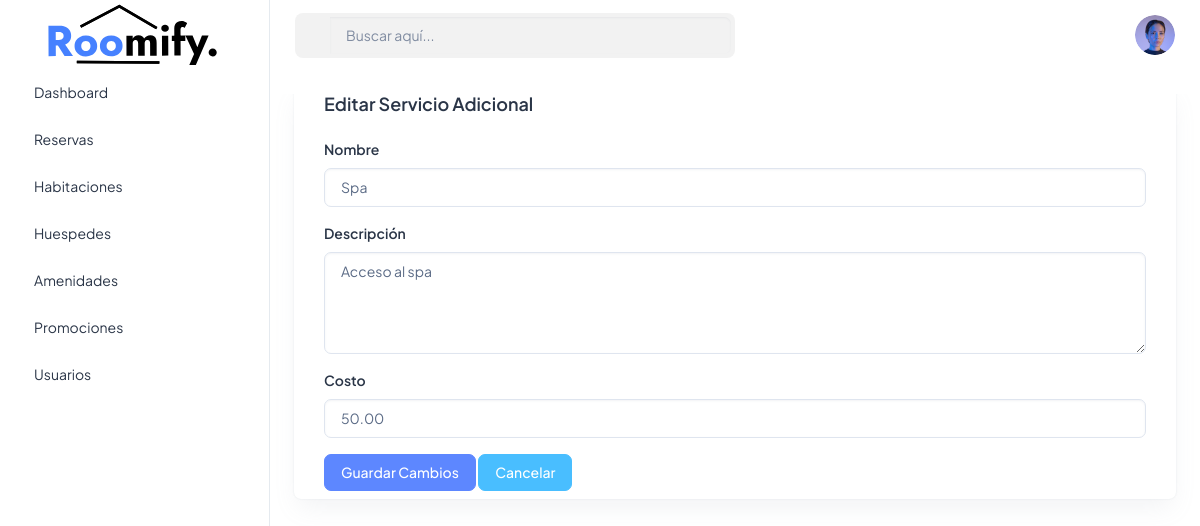
The app's page /programas/amenidades/edit.php?id=2 with its own data.
### tables this page shows
CREATE TABLE `servicios_adicionales` (
  `id_servicio_adicional` int(11) NOT NULL,
  `descripcion_servicio` varchar(100) DEFAULT NULL,
  `costo` decimal(10,2) DEFAULT NULL,
  `nombre` varchar(50) DEFAULT NULL
);

### programas/amenidades/edit.php (the view, shortened to what this page needs)
<?php
include("../../conexion.php");
if (isset($_GET['id'])) {
    $id_servicio_adicional = $_GET['id'];
    $sentencia = $conexion->prepare("SELECT * FROM servicios_adicionales WHERE id_servicio_adicional = :id");
    $sentencia->bindParam(':id', $id_servicio_adicional, PDO::PARAM_INT);
    $sentencia->execute();
    $servicio = $sentencia->fetch(PDO::FETCH_ASSOC);
}
?>
<!doctype html>
<html lang="es">
<head>
    <link rel="stylesheet" href="../../assets/css/styles.min.css" />
</head>
<body>
    <div class="page-wrapper" id="main-wrapper" data-layout="vertical" data-navbarbg="skin6" data-sidebartype="full"
        data-sidebar-position="fixed" data-header-position="fixed">
        <aside class="left-sidebar">
            <div>
                <div class="brand-logo d-flex align-items-center justify-content-center">
                    <a href="./index.html" class="text-nowrap logo-img">
                        <img src="../../assets/images/logos/roomify-logo.svg" width="180" alt="" />
                    </a>
                </div>
                <nav class="sidebar-nav scroll-sidebar" data-simplebar="">
                    <ul id="sidebarnav">
                        <li class="sidebar-item"><a class="sidebar-link" href="../index.html">Dashboard</a></li>
                        <li class="sidebar-item"><a class="sidebar-link" href="../programas/">Reservas</a></li>
                        <li class="sidebar-item"><a class="sidebar-link" href="../rooms/index.php">Habitaciones</a></li>
                        <li class="sidebar-item"><a class="sidebar-link" href="../huespedes/index.php">Huespedes</a></li>
                        <li class="sidebar-item"><a class="sidebar-link" href="../amenidades.html">Amenidades</a></li>
                        <li class="sidebar-item"><a class="sidebar-link" href="../promo/index.php">Promociones</a></li>
                        <li class="sidebar-item"><a class="sidebar-link" href="../usuarios/index.php">Usuarios</a></li>
                    </ul>
                </nav>
            </div>
        </aside>
        <div class="body-wrapper">
            <header class="app-header">
                <div class="d-flex justify-content-between align-items-center mb-4">
                    <div class="search-bar d-flex align-items-center w-50">
                        <div class="input-group" style="background-color: #f2f2f2; border-radius: 8px; padding: 4px;">
                            <span class="input-group-text bg-transparent border-0">
                            </span>
                            <input type="text" class="form-control border-0 bg-transparent text-dark" placeholder="Buscar aquí...">
                        </div>
                    </div>
                    <nav class="navbar navbar-expand-lg navbar-light">
                        <div class="navbar-collapse justify-content-end px-0" id="navbarNav">
                            <ul class="navbar-nav flex-row ms-auto align-items-center justify-content-end">
                                <div class="actions d-flex align-items-center">
                                    <a href="#" class="profile-icon">
                                        <img src="../../assets/images/logos/Ellipse.png" alt="Perfil" class="rounded-circle" width="40">
                                    </a>
                                </div>
                            </ul>
                        </div>
                    </nav>
                </div>
            </header>
            <div class="container-fluid">
                <div class="container-content">
                    <div class="row">
                        <div class="col-lg-12 d-flex align-items-stretch">
                            <div class="card w-100">
                                <div class="card-body py-2">
                                    <h5 class="card-title fw-semibold mb-4">Editar Servicio Adicional</h5>
                                    <form method="POST" action="edit.php">
                                        <div class="mb-3">
                                            <label for="nombre" class="form-label">Nombre</label>
                                            <input type="text" class="form-control" id="nombre" name="nombre" value="<?php echo $servicio['nombre']; ?>" required>
                                        </div>
                                        <div class="mb-3">
                                            <label for="descripcion_servicio" class="form-label">Descripción</label>
                                            <textarea class="form-control" id="descripcion_servicio" name="descripcion_servicio" rows="4" required><?php echo $servicio['descripcion_servicio']; ?></textarea>
                                        </div>
                                        <div class="mb-3">
                                            <label for="costo" class="form-label">Costo</label>
                                            <input type="number" step="0.01" class="form-control" id="costo" name="costo" value="<?php echo $servicio['costo']; ?>" required>
                                        </div>
                                        <button type="submit" class="btn btn-primary">Guardar Cambios</button>
                                        <a href="index.php" class="btn btn-secondary">Cancelar</a>
                                    </form>
                                </div>
                            </div>
                        </div>
                    </div>
                </div>
            </div>
        </div>
    </div>
</body>
</html>

### records on screen
servicios_adicionales: nombre "Spa", descripcion_servicio "Acceso al spa", costo "50.00"
